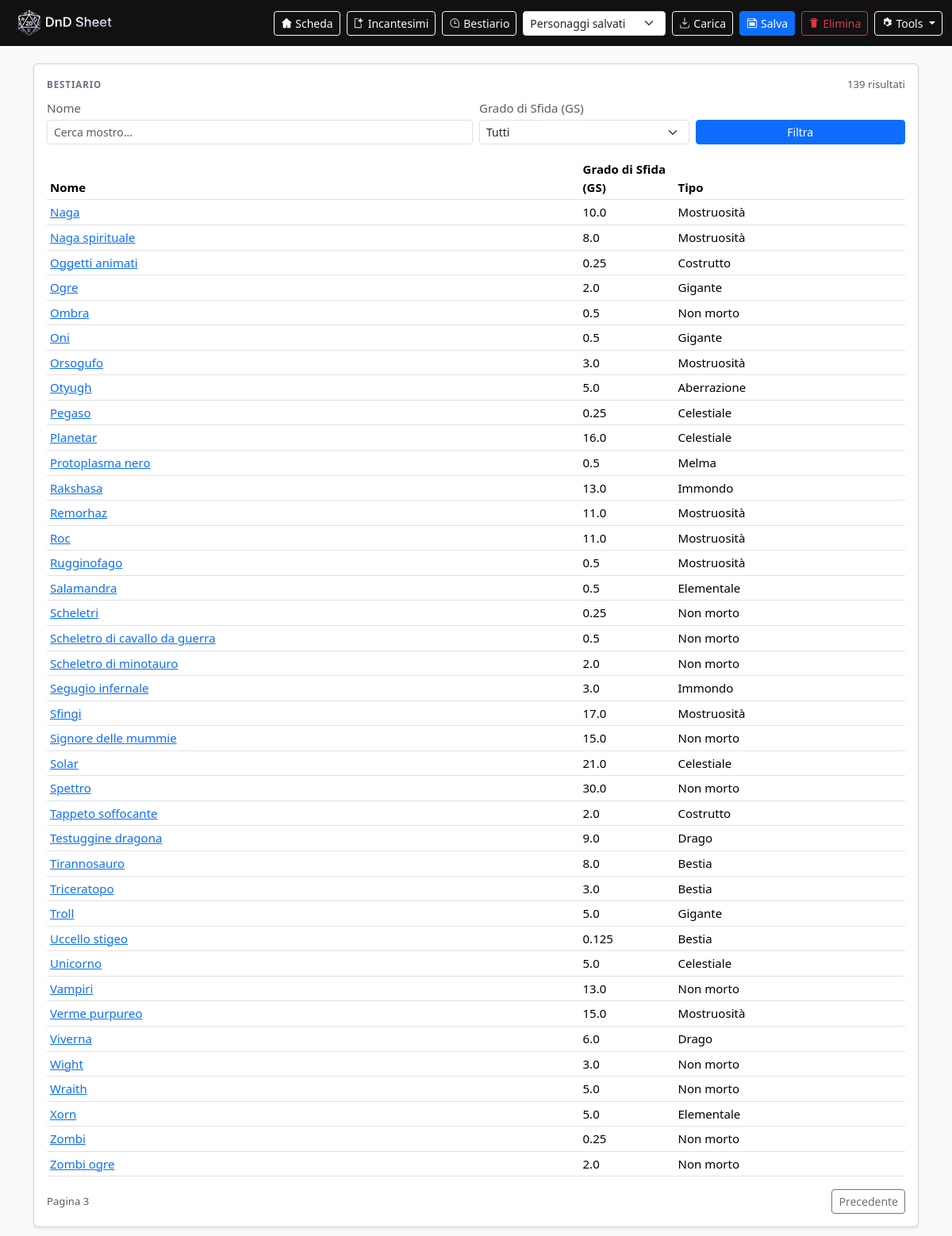
Screenshot of /bestiary?q=&cr=&page=3 with the database file from the repository.
### tables this page shows
CREATE TABLE monsters (
            id INTEGER PRIMARY KEY AUTOINCREMENT,

            slug TEXT NOT NULL UNIQUE,
            name_it TEXT NOT NULL,
            cr REAL NOT NULL,                  -- GS (Challenge Rating)
            size TEXT NOT NULL,                -- es: "Piccola", "Media"...
            type TEXT NOT NULL,                -- es: "Umanoide", "Bestia"...
            alignment TEXT,                    -- testo libero

            ac INTEGER,                        -- opzionale
            hp INTEGER,                        -- opzionale
            speed_text TEXT,                   -- testo libero (es: "9 m, volare 18 m")

            senses_text TEXT,
            languages_text TEXT,

            -- Campi “semi-strutturati” in JSON (azioni/abilità ecc.)
            stats_json TEXT,                   -- For/Des/Con/Int/Sag/Car
            traits_json TEXT,
            actions_json TEXT,
            reactions_json TEXT,
            legendary_actions_json TEXT,

            description TEXT,                  -- parafrasi/riassunto (opzionale)
            source TEXT,

            created_at TEXT NOT NULL DEFAULT (datetime('now')),
            updated_at TEXT NOT NULL DEFAULT (datetime('now'))
        );

### app.py (the view, shortened to what this page needs)
    @app.get("/bestiary")
    def bestiary():
        pg = get_pg()
        characters = list_characters()
        q = (request.args.get("q") or "").strip()
        cr = (request.args.get("cr") or "").strip()
        page_raw = (request.args.get("page") or "1").strip()
        page = clamp_int(page_raw, 1, 1, None)
        page_size = 50
        with connect() as conn:
            ensure_schema(conn)
            table_name, cols = _resolve_bestiary_table(conn)
            name_col = "name_it" if "name_it" in cols else ("name" if "name" in cols else None)
            cr_col = "cr" if "cr" in cols else ("challenge_rating" if "challenge_rating" in cols else None)
            type_col = "type" if "type" in cols else None
            select_cols = ["id", name_col]
            if cr_col:
                select_cols.append(cr_col)
            if type_col:
                select_cols.append(type_col)
            where_parts: list[str] = []
            params: list[Any] = []
            if q:
                where_parts.append(f"{name_col} LIKE ?")
                params.append(f"%{q}%")
            if cr and cr_col:
                where_parts.append(f"{cr_col} = ?")
                params.append(cr)
            where_sql = f" WHERE {' AND '.join(where_parts)}" if where_parts else ""
            count_row = conn.execute(
                f"SELECT COUNT(*) AS c FROM {table_name}{where_sql}",
                tuple(params),
            ).fetchone()
            total = int((count_row["c"] if isinstance(count_row, sqlite3.Row) else count_row[0]) or 0)
            offset = (page - 1) * page_size
            rows = conn.execute(
                f"SELECT {', '.join(select_cols)} FROM {table_name}{where_sql} "
                f"ORDER BY {name_col} ASC LIMIT ? OFFSET ?",
                tuple(params + [page_size, offset]),
            ).fetchall()
            monsters = [_row_to_dict(r) for r in rows]
            cr_options: list[str] = []
            if cr_col:
                cr_rows = conn.execute(f"SELECT DISTINCT {cr_col} AS cr_value FROM {table_name}").fetchall()
                cr_values = [
                    str((r["cr_value"] if isinstance(r, sqlite3.Row) else r[0]) or "").strip()
                    for r in cr_rows
                ]
                cr_options = sorted(
                    [v for v in cr_values if v],
                    key=lambda v: (_parse_cr_sort_value(v), v),
                )
        has_prev = page > 1
        has_next = (page * page_size) < total
        return render_template(
            "bestiary.html",
            pg=pg,
            characters=characters,
            monsters=monsters,
            q=q,
            cr=cr,
            page=page,
            has_prev=has_prev,
            has_next=has_next,
            total=total,
            table_found=True,
            cr_options=cr_options,
            name_col=name_col,
            cr_col=cr_col,
            type_col=type_col,
        )

### app.py (called while the page is built, shortened)
def new_pg() -> dict:
    return json.loads(json.dumps(DEFAULT_PG, ensure_ascii=False))

def clamp_int(v: Any, default: int, min_v: int | None = None, max_v: int | None = None) -> int:
    try:
        x = int(v)
    except Exception:
        x = default
    if min_v is not None:
        x = max(min_v, x)
    if max_v is not None:
        x = min(max_v, x)
    return x

def normalize_choice(v: Any, options: list[str], default: str) -> str:
    return v if isinstance(v, str) and v in options else default

def _clean_text(v: Any, max_len: int = 60) -> str:
    return str(v or "").strip()[:max_len]

def _normalize_attack_entry(raw: Any) -> dict[str, str]:
    base = {"weapon_id": "", "custom_name": "", "custom_dice": "", "custom_kind": "melee", "damage_type": ""}
    if isinstance(raw, dict):
        base.update({k: _clean_text(raw.get(k), 60) for k in base.keys()})
    if base["weapon_id"] not in WEAPONS and base["weapon_id"] != "custom":
        base["weapon_id"] = ""
    if base["custom_kind"] not in ("melee", "ranged"):
        base["custom_kind"] = "melee"
    return base

def ensure_lineage_state(pg: dict) -> None:
    if not str(pg.get("lineage", "")).startswith("Mezzelfo"):
        pg["lineage_extra_stats"] = [None, None]
        return

def get_pg() -> dict:
    pg = session.get("pg")
    return normalize_pg(pg)

def _class_code_from_name_it(name_it: str | None) -> str | None:
    if not name_it:
        return None
    try:
        with connect() as conn:
            ensure_schema(conn)
            row = conn.execute(
                "SELECT code FROM classes WHERE name_it = ?",
                ((name_it or "").strip(),),
            ).fetchone()
            if row and row[0]:
                return str(row[0])
    except Exception:
        return None
    return None

def _table_columns(conn: sqlite3.Connection, table_name: str) -> set[str]:
    rows = conn.execute(f"PRAGMA table_info({table_name})").fetchall()
    out: set[str] = set()
    for row in rows:
        try:
            name = row["name"] if isinstance(row, sqlite3.Row) else row[1]
        except Exception:
            name = None
        if name:
            out.add(str(name))
    return out

def _row_to_dict(row: Any) -> dict:
    if row is None:
        return {}
    if isinstance(row, sqlite3.Row):
        return dict(row)

def _empty_spell_slots_dict() -> dict[str, int]:
    return {str(i): 0 for i in range(1, 10)}

### templates/bestiary.html (shortened to what this page needs)
{% extends "base.html" %}
{% block content %}
<div class="row g-3">
  <div class="col-12">
    <div class="card shadow-sm">
      <div class="card-body">
        <div class="d-flex justify-content-between align-items-center mb-2">
          <div class="label mb-0">Bestiario</div>
          <div class="small text-muted">{{ total }} risultati</div>
        </div>
        {% if not table_found %}
          <div class="alert alert-warning mb-0">
            Tabella bestiario non trovata (attese: <code>monsters</code>, <code>bestiary</code>, <code>creatures</code>).
          </div>
        {% else %}
          <form method="get" action="{{ url_for('bestiary') }}" class="row g-2 align-items-end mb-3">
            <div class="col-12 col-md-6">
              <label class="text-muted mb-1">Nome</label>
              <input class="form-control form-control-sm" type="text" name="q" value="{{ q }}" placeholder="Cerca mostro...">
            </div>
            <div class="col-12 col-md-3">
              <label class="text-muted mb-1">Grado di Sfida (GS)</label>
              <select class="form-select form-select-sm" name="cr" {% if not cr_col %}disabled{% endif %}>
                <option value="">Tutti</option>
              </select>
            </div>
            <div class="col-12 col-md-3">
              <div class="d-grid">
                <button class="btn btn-sm btn-primary" type="submit">Filtra</button>
              </div>
            </div>
          </form>
          {% if monsters %}
            <div class="table-responsive">
              <table class="table table-sm align-middle mb-0">
                <thead>
                  <tr>
                    <th>Nome</th>
                    <th style="width: 120px;">Grado di Sfida (GS)</th>
                    <th>Tipo</th>
                  </tr>
                </thead>
                <tbody>
                  {% for m in monsters %}
                    <tr>
                      <td>
                        <a href="{{ url_for('bestiary_detail', monster_id=m.id) }}">{{ m.get(name_col) }}</a>
                      </td>
                      <td class="mono">{{ m.get(cr_col) if cr_col else "-" }}</td>
                      <td>{{ m.get(type_col) if type_col else "-" }}</td>
                    </tr>
                  {% endfor %}
                </tbody>
              </table>
            </div>
          {% else %}
            <div class="text-muted small">Nessun mostro trovato.</div>
          {% endif %}
          <div class="d-flex justify-content-between align-items-center mt-3">
            <div class="small text-muted">Pagina {{ page }}</div>
            <div class="d-flex gap-2">
              {% if has_prev %}
                <a
                  class="btn btn-sm btn-outline-secondary"
                  href="{{ url_for('bestiary', q=q, cr=cr, page=page-1) }}"
                >Precedente</a>
              {% endif %}
            </div>
          </div>
        {% endif %}
      </div>
    </div>
  </div>
</div>
{% endblock %}

### static/css/app.css (style rules this page uses)
:root { --app-font: system-ui, -apple-system, "Segoe UI", Roboto, "Helvetica Neue", Arial, "Noto Sans", sans-serif; --bs-body-font-family: var(--app-font); --bs-font-sans-serif: var(--app-font); }
html, body { font-family: var(--app-font) !important; }
body { font-size: 0.94rem; padding-top: 64px; }
.navbar, .card, .dropdown-menu, .btn, .form-control, .form-select, .input-group-text, table, .table, .list-group, .badge { font-family: var(--app-font) !important; }
.mono { font-family: inherit !important; font-variant-numeric: tabular-nums; }
.label { font-size: 0.72rem; text-transform: uppercase; letter-spacing: 0.08em; color: #6b7280; font-weight: 700; }

### rows the page displays
monsters: get "Naga", cr "10.0", type "Mostruosità"
monsters: get "Naga spirituale", cr "8.0", type "Mostruosità"
monsters: get "Oggetti animati", cr "0.25", type "Costrutto"
monsters: get "Ogre", cr "2.0", type "Gigante"
monsters: get "Ombra", cr "0.5", type "Non morto"
monsters: get "Oni", cr "0.5", type "Gigante"
monsters: get "Orsogufo", cr "3.0", type "Mostruosità"
monsters: get "Otyugh", cr "5.0", type "Aberrazione"
monsters: get "Pegaso", cr "0.25", type "Celestiale"
monsters: get "Planetar", cr "16.0", type "Celestiale"
monsters: get "Protoplasma nero", cr "0.5", type "Melma"
monsters: get "Rakshasa", cr "13.0", type "Immondo"
monsters: get "Remorhaz", cr "11.0", type "Mostruosità"
monsters: get "Roc", cr "11.0", type "Mostruosità"
monsters: get "Rugginofago", cr "0.5", type "Mostruosità"
monsters: get "Salamandra", cr "0.5", type "Elementale"
monsters: get "Scheletri", cr "0.25", type "Non morto"
monsters: get "Scheletro di cavallo da guerra", cr "0.5", type "Non morto"
monsters: get "Scheletro di minotauro", cr "2.0", type "Non morto"
monsters: get "Segugio infernale", cr "3.0", type "Immondo"
monsters: get "Sfingi", cr "17.0", type "Mostruosità"
monsters: get "Signore delle mummie", cr "15.0", type "Non morto"
monsters: get "Solar", cr "21.0", type "Celestiale"
monsters: get "Spettro", cr "30.0", type "Non morto"
monsters: get "Tappeto soffocante", cr "2.0", type "Costrutto"
monsters: get "Testuggine dragona", cr "9.0", type "Drago"
monsters: get "Tirannosauro", cr "8.0", type "Bestia"
monsters: get "Triceratopo", cr "3.0", type "Bestia"
monsters: get "Troll", cr "5.0", type "Gigante"
monsters: get "Uccello stigeo", cr "0.125", type "Bestia"
monsters: get "Unicorno", cr "5.0", type "Celestiale"
monsters: get "Vampiri", cr "13.0", type "Non morto"
monsters: get "Verme purpureo", cr "15.0", type "Mostruosità"
monsters: get "Viverna", cr "6.0", type "Drago"
monsters: get "Wight", cr "3.0", type "Non morto"
monsters: get "Wraith", cr "5.0", type "Non morto"
monsters: get "Xorn", cr "5.0", type "Elementale"
monsters: get "Zombi", cr "0.25", type "Non morto"
monsters: get "Zombi ogre", cr "2.0", type "Non morto"

### other values shown
{{ total }} "139"
{{ page }} "3"
